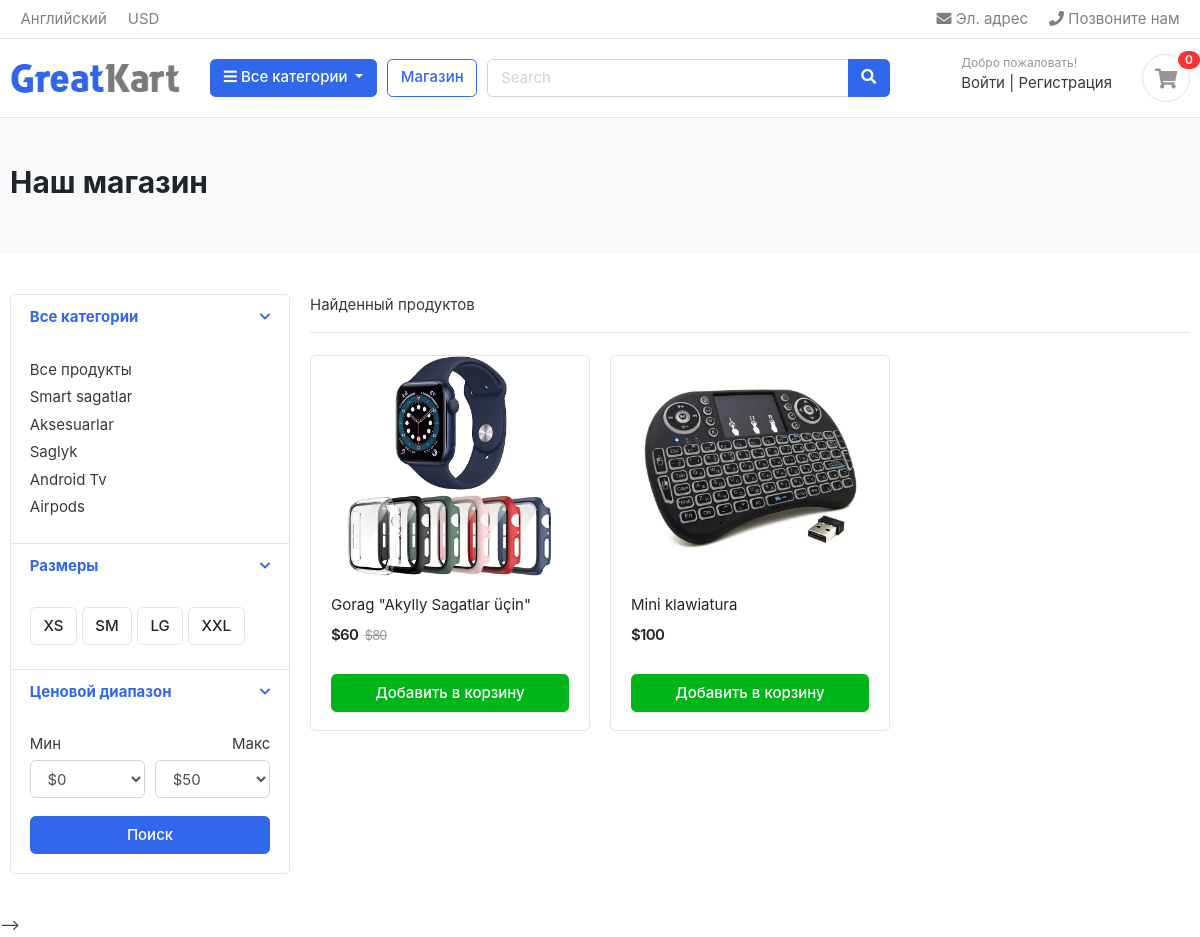
Page /2/ on the committed database.
### product/models.py (models this page shows, shortened)
class Category(models.Model):
    name = models.CharField(max_length=255)
    slug = models.SlugField(max_length=255, unique=True)
    desc = models.TextField(max_length=255, blank=True, null=True)
    image = models.ImageField(upload_to='category/', blank=True, null=True)
    class Meta:
        verbose_name = "category"
        verbose_name_plural = "categories"

class Product(models.Model):
    name = models.CharField(max_length=255)
    slug = models.SlugField(max_length=255, unique=True)
    desc = models.TextField(max_length=255, blank=True, null=True)
    image = models.ImageField(upload_to='products/', blank=True, null=True)
    price = models.IntegerField(blank=True, null=True)
    stock = models.IntegerField(blank=True, null=True)
    is_active = models.BooleanField(default=True)
    created_date = models.DateTimeField(auto_now_add=True)
    modified_date = models.DateTimeField(auto_now=True)
    category = models.ForeignKey(Category, on_delete=models.CASCADE)

### product/views.py (the view)
# urls.py: path('<int:id>/', store, name="store"),
def store(request, id):
    category = Category.objects.all()
    product = Product.objects.filter(category=id, is_active=True)
    paginator = Paginator(product, 6)
    page = request.GET.get('page')
    paged_products = paginator.get_page(page)
    context = {
        'product':paged_products,
        'category':category,
    }
    return render(request, 'store.html', context)

### carts/context_processors.py (called while the page is built)
def counter(request):
    cart_count = 0
    if 'admin' in request.path:
        return {}
    else:
        try:
            cart = Cart.objects.filter(cart_id=_cart_id(request))
            cart_items = CartItem.objects.all().filter(cart=cart[:1])
            for cart_item in cart_items:
                cart_count += cart_item.quantity
        except Cart.DoesNotExist:
            cart_count = 0
    return dict(cart_count=cart_count)

### carts/views.py (called while the page is built)
def _cart_id(request):
    cart = request.session.session_key
    if not cart:
        cart = request.session.create()
    return cart

### templates/store.html (shortened to what this page needs)
{% extends 'base.html' %}
{% block content %}
{% load static %}
<section class="section-pagetop bg">
    <div class="container">
        {% if 'search' in request.path %}
            <h2 class="title-page">Результаты поиска</h2>
        {% else %}
            <h2 class="title-page">Наш магазин</h2>
        {% endif %}
    </div>
</section>
<section class="section-content padding-y">
    <div class="container">
        <div class="row">
            <aside class="col-md-3">
                <div class="card">
                    <article class="filter-group">
                        <header class="card-header">
                            <a href="#" data-toggle="collapse" data-target="#collapse_1" aria-expanded="true" class="">
                                <i class="icon-control fa fa-chevron-down"></i>
                                <h6 class="title">Все категории</h6>
                            </a>
                        </header>
                        <div class="filter-content collapse show" id="collapse_1" style="">
                            <div class="card-body">
                                <ul class="list-menu">
                                    <li><a href="{% url 'store' %}">Все продукты</a></li>
                                    {% for i in category %}
                                    <li><a href="{% url 'store' i.id %}">{{i.name}} </a></li>
                                    {% endfor %}
                                </ul>
                            </div>
                        </div>
                    </article>
                    <article class="filter-group">
                        <header class="card-header">
                            <a href="#" data-toggle="collapse" data-target="#collapse_4" aria-expanded="true" class="">
                                <i class="icon-control fa fa-chevron-down"></i>
                                <h6 class="title">Размеры </h6>
                            </a>
                        </header>
                        <div class="filter-content collapse show" id="collapse_4" style="">
                            <div class="card-body">
                                <label class="checkbox-btn">
                                    <span class="btn btn-light"> XS </span>
                                </label>
                                <label class="checkbox-btn">
                                    <span class="btn btn-light"> SM </span>
                                </label>
                                <label class="checkbox-btn">
                                    <span class="btn btn-light"> LG </span>
                                </label>
                                <label class="checkbox-btn">
                                    <span class="btn btn-light"> XXL </span>
                                </label>
                            </div>
                        </div>
                    </article>
                    <article class="filter-group">
                        <header class="card-header">
                            <a href="#" data-toggle="collapse" data-target="#collapse_3" aria-expanded="true" class="">
                                <i class="icon-control fa fa-chevron-down"></i>
                                <h6 class="title">Ценовой диапазон </h6>
                            </a>
                        </header>
                        <div class="filter-content collapse show" id="collapse_3" style="">
                            <div class="card-body">
                                <div class="form-row">
                                    <div class="form-group col-md-6">
                                        <label>Мин</label>
                                        <select class="mr-2 form-control">
                                            <option value="0">$0</option>
                                        </select>
                                    </div>
                                    <div class="form-group text-right col-md-6">
                                        <label>Макс</label>
                                        <select class="mr-2 form-control">
                                            <option value="50">$50</option>
                                        </select>
                                    </div>
                                </div>
                                <button class="btn btn-block btn-primary">Поиск</button>
                            </div>
                        </div>
                    </article>
                </div>
            </aside>
            <main class="col-md-9">
                <header class="border-bottom mb-4 pb-3">
                    <div class="form-inline">
                        <span class="mr-md-auto">Hайденный <b>{{product_count}}</b> продуктов</span>
                    </div>
                </header>
                <div class="row">
                    {% for i in product %}
                    <div class="col-md-4">
                        <figure class="card card-product-grid">
                            <div class="img-wrap">
                                <a href="{% url 'product_detail' i.id  i.category.id %}">
                                    <img src="{{i.image.url}}">
                                </a>
                            </div>
                            <figcaption class="info-wrap">
                                <div class="fix-height">
                                    <a href="{% url 'product_detail' i.id  i.category.id %}"
                                        class="title">{{i.name}}</a>
                                    <div class="price-wrap mt-2">
                                        <span class="price">${{i.stock}}</span>
                                        {% if i.price %}
                                        <del class="price-old">${{i.price}}</del>
                                        {%endif %}
                                    </div>
                                </div>
                                <a href="{% url 'add_cart' i.id %}" class="btn btn-block btn-success">Добавить в корзину </a>
                            </figcaption>
                        </figure>
                    </div>
                    {% endfor %}
                </div>
            </main>
        </div>
    </div>
</section>
{% endblock %}

### static/css/ui.css (style rules this page uses)
html { font-family: "Inter", sans-serif; font-size: 15px; }
.img-wrap { text-align: center; display: block; }
.img-wrap img { max-width: 100%; }
.price-wrap { letter-spacing: -0.7px; }
.padding-y { padding-top: 40px; padding-bottom: 40px; }
figure { margin-bottom: 0; }
article:after, .form-group:after { display: block; clear: both; content: ""; }
.bg { background-color: #f8f9fa; }
.title-page { color: #212529; }
.btn-light { background-color: #fff; border-color: #e4e4e4; }
[class*=list-] li:after { visibility: hidden; display: block; content: ""; overflow: hidden; height: 0; clear: both; }
.list-menu { list-style: none; margin: 0; padding-left: 0; }
.list-menu li { margin-bottom: 5px; }
.list-menu a { color: #343a40; }
[class*=card-product] a.title { color: #212529; display: block; }
[class*=card-product] .img-wrap { overflow: hidden; position: relative; }
[class*=card-product] .img-wrap img { height: 100%; max-width: 100%; width: auto; display: inline-block; -o-object-fit: cover; object-fit: cover; }
.card-product-grid { margin-bottom: 20px; }
.card-product-grid .img-wrap { border-radius: 0.2rem 0.2rem 0 0; height: 220px; }
.card-product-grid .info-wrap { overflow: hidden; padding: 18px 20px; }
.card-product-grid .fix-height { height: 80px; overflow: hidden; }
.card .img-wrap { overflow: hidden; }
.price { font-weight: 600; color: #212529; }
.price-old { color: #969696; margin-left: 3px; font-size: 85%; }
.icon-control { margin-top: 5px; float: right; font-size: 80%; }
.card-header .title { margin-bottom: 0; line-height: 1.5; }
.filter-group { border-bottom: 1px solid #e4e4e4; }
.filter-group .card-header { border-bottom: 0; }
.filter-group:last-child { border-bottom: 0; }
.checkbox-btn { position: relative; }
.section-pagetop { padding: 45px 0; }

### rows in the picture
Category: name "Smart sagatlar"
Category: name "Aksesuarlar"
Category: name "Saglyk"
Category: name "Android Tv"
Category: name "Airpods"
Product: image (picture), name "Gorag \"Akylly Sagatlar üçin\"", stock "60", price "80"
Product: image (picture), name "Mini klawiatura", stock "100"

### other values in the picture
{{ cart_count }} "0"
